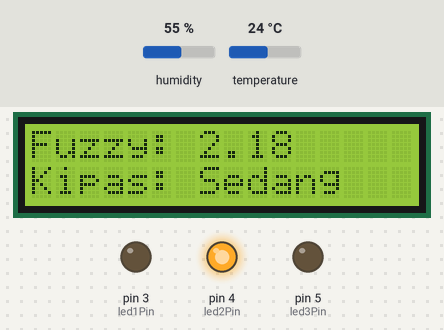
Recording of a sketch running on a simulated Arduino Uno, built with avr-gcc and run on an emulated ATmega328P. Parts: 16×2 character LCD, output pins drawn as LEDs (lit = HIGH). The inputs (shaded band) are chosen by the test bench; at power-on: humidity 55 %, temperature 24 °C. What the sketch prints to the serial monitor is not drawn.

Above: at 3.3 s.
3.4 s: humidity set to 57 %
At 5.7 s:
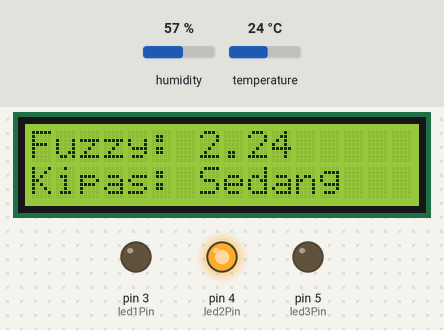
6.3 s: humidity set to 60 %
At 7.7 s:
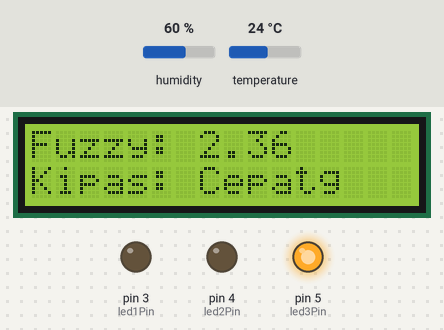
9.2 s: temperature set to 39.3 °C
At 11.3 s:
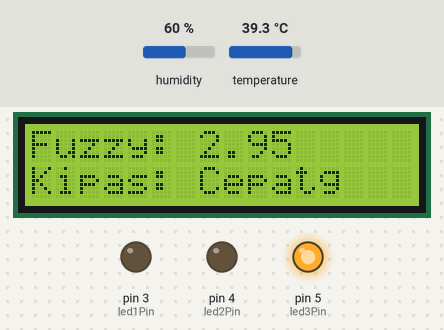
12.3 s: temperature set to 40.4 °C
At 14.2 s:
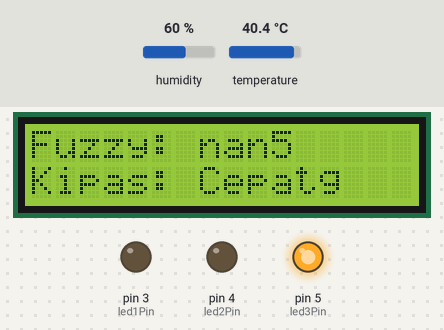
Timing chart, 0 to 15.7 s (numbered marks = the images above; inputs shaded):
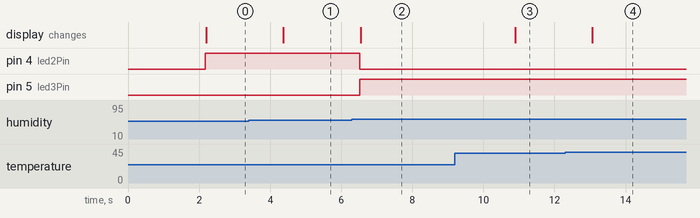

Measured:
- the behaviour switches between 58 and 59 % on humidity (found by bisection; images 1 and 2)
- the behaviour switches between 40 and 40.1 °C on temperature (found by bisection; images 3 and 4)
- after the input at 3.4 s, the display: changes after 0.97 s (image 1)
- after the input at 6.3 s, pin 4 (led2Pin): HIGH → LOW after 0.23 s; pin 5 (led3Pin): LOW → HIGH after 0.23 s; the display: changes after 0.25 s (image 2)
- after the input at 9.2 s, the display: changes after 1.7 s (image 3)
- after the input at 12.3 s, the display: changes after 0.76 s (image 4)

The sketch:

fuzzydhttubesai.ino
```cpp
#include <DHT.h>
#include <Wire.h>
#include <LiquidCrystal_I2C.h>

// Function declarations
float suhuDingin(float suhu);
float suhuSedang(float suhu);
float suhuPanas(float suhu);

float kelembabanRendah(float kelembaban);
float kelembabanSedang(float kelembaban);
float kelembabanTinggi(float kelembaban);

float kipasLambat(float value);
float kipasSedang(float value);
float kipasCepat(float value);

float inferensi(float suhu, float kelembaban, float (*fuzzySuhu)(float), float (*fuzzyKelembaban)(float), float (*fuzzyOutput)(float));

#define DHTPIN 2        // Pin tempat Anda menghubungkan sensor DHT22
#define DHTTYPE DHT22   // Jenis sensor DHT yang digunakan

DHT dht(DHTPIN, DHTTYPE);

// Pin untuk LED
int led1Pin = 3;
int led2Pin = 4;
int led3Pin = 5;

// Pin untuk LCD I2C
LiquidCrystal_I2C lcd(0x27, 16, 2); // Alamat I2C LCD: 0x27, Kolom: 16, Baris: 2

void setup() {
  // Set pin LED sebagai OUTPUT
  pinMode(led1Pin, OUTPUT);
  pinMode(led2Pin, OUTPUT);
  pinMode(led3Pin, OUTPUT);

  Serial.begin(9600);
  lcd.init();
  lcd.backlight();

  // Menampilkan pesan awal
  lcd.print("Fuzzy Logic DHT22");
  delay(2000);
  lcd.clear();


  // Inisialisasi LCD
  lcd.begin(16, 2);
  lcd.clear();
  // Inisialisasi Serial Monitor
  Serial.begin(9600);

  // Inisialisasi sensor DHT
  dht.begin();
}

void loop() {
  // Baca suhu dan kelembaban dari sensor DHT
  float suhu = dht.readTemperature();
  float kelembaban = dht.readHumidity();

  // Tampilkan suhu dan kelembaban di Serial Monitor
  Serial.print("Suhu: ");
  Serial.print(suhu);
  Serial.print(" °C, Kelembaban: ");
  Serial.print(kelembaban);
  Serial.println("%");

  // Fuzzy Logic - Implementasi aturan fuzzy dan defuzzyfikasi di sini
  float inferensiLambat = inferensi(suhu, kelembaban, suhuDingin, kelembabanRendah, kipasLambat);
  float inferensiSedang = inferensi(suhu, kelembaban, suhuSedang, kelembabanSedang, kipasSedang);
  float inferensiCepat = inferensi(suhu, kelembaban, suhuPanas, kelembabanTinggi, kipasCepat);

  // Defuzzyfikasi (Centroid Method)
  float centroid = (inferensiLambat * 1 + inferensiSedang * 2 + inferensiCepat * 3) / (inferensiLambat + inferensiSedang + inferensiCepat);

  // Tampilkan hasil fuzzy dan kecepatan kipas di LCD
  lcd.setCursor(0, 0);
  lcd.print("Fuzzy: ");
  lcd.print(centroid, 2);

  // Tampilkan hasil fuzzy dan kecepatan kipas di Serial Monitor
  Serial.print("Hasil defuzzyfikasi (kecepatan kipas): ");
  Serial.print(centroid, 2);

  // Kontrol LED berdasarkan kecepatan kipas
  digitalWrite(led1Pin, LOW);
  digitalWrite(led2Pin, LOW);
  digitalWrite(led3Pin, LOW);
  lcd.setCursor(0, 1);
  if (centroid <= 1.4) {
    digitalWrite(led1Pin, HIGH);
    Serial.println("Kipas: Lambat");
    lcd.print("Kipas: Lambat");
  } else if (centroid <= 2.3) {
    digitalWrite(led2Pin, HIGH);
    Serial.println("Kipas: Sedang");
    lcd.print("Kipas: Sedang");
  } else {
    digitalWrite(led3Pin, HIGH);
    Serial.println("Kipas: Cepat");
    lcd.print("Kipas: Cepat");
  }

  delay(500); // Delay untuk membaca dan menampilkan data dengan interval tertentu
}

// Fungsi Keanggotaan untuk Suhu
float suhuDingin(float suhu) {
    if (suhu >= 0 && suhu <= 20)
        return 1;
    else if (suhu > 20 && suhu <= 26)
        return (26 - suhu) / 6;
    else
        return 0;
}

float suhuSedang(float suhu) {
    if (suhu >= 20 && suhu <= 26)
        return 1;
    else if (suhu > 0 && suhu < 20)
        return (suhu - 0) / 20;
    else if (suhu > 26 && suhu <= 40)
        return (40 - suhu) / 14;
    else
        return 0;
}

float suhuPanas(float suhu) {
    if (suhu >= 27 && suhu <= 40)
        return 1;
    else if (suhu > 20 && suhu < 27)
        return (suhu - 20) / 7;
    else
        return 0;
}

// Fungsi Keanggotaan untuk Kelembaban
float kelembabanRendah(float kelembaban) {
    if (kelembaban >= 0 && kelembaban <= 40)
        return 1;
    else if (kelembaban > 40 && kelembaban <= 60)
        return (60 - kelembaban) / 20;
    else
        return 0;
}

float kelembabanSedang(float kelembaban) {
    if (kelembaban >= 41 && kelembaban <= 60)
        return 1;
    else if (kelembaban > 0 && kelembaban < 41)
        return (kelembaban - 0) / 40;
    else if (kelembaban > 60 && kelembaban <= 100)
        return (100 - kelembaban) / 40;
    else
        return 0;
}

float kelembabanTinggi(float kelembaban) {
    if (kelembaban >= 61 && kelembaban <= 100)
        return 1;
    else if (kelembaban > 40 && kelembaban < 61)
        return (kelembaban - 40) / 20;
    else
        return 0;
}

// Fungsi Keanggotaan untuk Kecepatan Kipas
float kipasLambat(float value) {
    if (value >= 0 && value <= 1)
        return 1;
    else if (value > 1 && value <= 2)
        return (2 - value) / 1;
    else
        return 0;
}

float kipasSedang(float value) {
    if (value >= 1 && value <= 2)
        return 1;
    else if (value > 0 && value < 1)
        return value;
    else if (value > 2 && value <= 3)
        return (3 - value) / 1;
    else if (value > 3 && value <= 4)
        return (4 - value) / 1;
    else
        return 0;
}

float kipasCepat(float value) {
    if (value >= 2 && value <= 3)
        return 1;
    else if (value > 1 && value < 2)
        return (value - 1) / 1;
    else
        return 0;
}

// Fungsi Inferensi (Mamdani)
float inferensi(float suhu, float kelembaban, float (*fuzzySuhu)(float), float (*fuzzyKelembaban)(float), float (*fuzzyOutput)(float)) {
    float hasilInferensi[5];
    hasilInferensi[0] = fmin(fuzzySuhu(suhu), fuzzyKelembaban(kelembaban));
    hasilInferensi[1] = fmin(fuzzySuhu(suhu), fuzzyKelembaban(kelembaban));
    hasilInferensi[2] = fmin(fuzzySuhu(suhu), fuzzyKelembaban(kelembaban));

    // Sesuaikan aturan fuzzy untuk kecepatan kipas cepat pada kondisi suhu tinggi dan kelembaban rendah
    hasilInferensi[3] = fmin(hasilInferensi[2], fuzzyOutput(kelembaban));

    float maxInferensi = hasilInferensi[0];
    for (int i = 1; i < 4; ++i) {
        if (hasilInferensi[i] > maxInferensi)
            maxInferensi = hasilInferensi[i];
    }

    return maxInferensi;
}
```

testinginputfuzzy.c
```cpp
#include <stdio.h>

// Fungsi Keanggotaan untuk Suhu
float suhuDingin(float suhu) {
    if (suhu >= 0 && suhu <= 20)
        return 1;
    else if (suhu > 20 && suhu <= 26)
        return (26 - suhu) / 6;
    else
        return 0;
}

float suhuSedang(float suhu) {
    if (suhu >= 20 && suhu <= 26)
        return 1;
    else if (suhu > 0 && suhu < 20)
        return (suhu - 0) / 20;
    else if (suhu > 26 && suhu <= 40)
        return (40 - suhu) / 14;
    else
        return 0;
}

float suhuPanas(float suhu) {
    if (suhu >= 27 && suhu <= 40)
        return 1;
    else if (suhu > 20 && suhu < 27)
        return (suhu - 20) / 7;
    else
        return 0;
}

// Fungsi Keanggotaan untuk Kelembaban
float kelembabanRendah(float kelembaban) {
    if (kelembaban >= 0 && kelembaban <= 40)
        return 1;
    else if (kelembaban > 40 && kelembaban <= 60)
        return (60 - kelembaban) / 20;
    else
        return 0;
}

float kelembabanSedang(float kelembaban) {
    if (kelembaban >= 41 && kelembaban <= 60)
        return 1;
    else if (kelembaban > 0 && kelembaban < 41)
        return (kelembaban - 0) / 40;
    else if (kelembaban > 60 && kelembaban <= 100)
        return (100 - kelembaban) / 40;
    else
        return 0;
}

float kelembabanTinggi(float kelembaban) {
    if (kelembaban >= 61 && kelembaban <= 100)
        return 1;
    else if (kelembaban > 40 && kelembaban < 61)
        return (kelembaban - 40) / 20;
    else
        return 0;
}

// Fungsi Keanggotaan untuk Kecepatan Kipas
float kipasLambat(float value) {
    if (value >= 0 && value <= 1)
        return 1;
    else if (value > 1 && value <= 2)
        return (2 - value) / 1;
    else
        return 0;
}

float kipasSedang(float value) {
    if (value >= 1 && value <= 2)
        return 1;
    else if (value > 0 && value < 1)
        return value;
    else if (value > 2 && value <= 3)
        return (3 - value) / 1;
    else if (value > 3 && value <= 4)
        return (4 - value) / 1;
    else
        return 0;
}

float kipasCepat(float value) {
    if (value >= 2 && value <= 3)
        return 1;
    else if (value > 1 && value < 2)
        return (value - 1) / 1;
    else
        return 0;
}

// Fungsi Inferensi (Mamdani)
float inferensi(float suhu, float kelembaban, float (*fuzzySuhu)(float), float (*fuzzyKelembaban)(float), float (*fuzzyOutput)(float)) {
    float hasilInferensi[5];
    hasilInferensi[0] = fmin(fuzzySuhu(suhu), fuzzyKelembaban(kelembaban));
    hasilInferensi[1] = fmin(fuzzySuhu(suhu), fuzzyKelembaban(kelembaban));
    hasilInferensi[2] = fmin(fuzzySuhu(suhu), fuzzyKelembaban(kelembaban));

    // Sesuaikan aturan fuzzy untuk kecepatan kipas cepat pada kondisi suhu tinggi dan kelembaban rendah
    hasilInferensi[3] = fmin(hasilInferensi[2], fuzzyOutput(kelembaban));

    float maxInferensi = hasilInferensi[0];
    for (int i = 1; i < 4; ++i) {
        if (hasilInferensi[i] > maxInferensi)
            maxInferensi = hasilInferensi[i];
    }

    return maxInferensi;
}

int main() {
    // Input manual suhu dan kelembaban
    float suhu, kelembaban;
    printf("Masukkan suhu (0-40): ");
    scanf("%f", &suhu);
    printf("Masukkan kelembaban (0-100): ");
    scanf("%f", &kelembaban);

    // Inferensi dan Output
    float inferensiLambat = inferensi(suhu, kelembaban, suhuDingin, kelembabanRendah, kipasLambat);
    float inferensiSedang = inferensi(suhu, kelembaban, suhuSedang, kelembabanSedang, kipasSedang);
    float inferensiCepat = inferensi(suhu, kelembaban, suhuPanas, kelembabanTinggi, kipasCepat);

    // Defuzzyfikasi (Centroid Method)
    float centroid = (inferensiLambat * 1 + inferensiSedang * 2 + inferensiCepat * 3) / (inferensiLambat + inferensiSedang + inferensiCepat);

    printf("Hasil defuzzyfikasi (kecepatan kipas): %.2f\n", centroid);

    if (centroid <= 1.4) {
        printf("Kecepatan Kipas: Lambat\n");
    } else if (centroid <2) {
        printf("Kecepatan Kipas: Sedang\n");
    } else {
        printf("Kecepatan Kipas: Cepat\n");
    }

    return 0;
}
```
